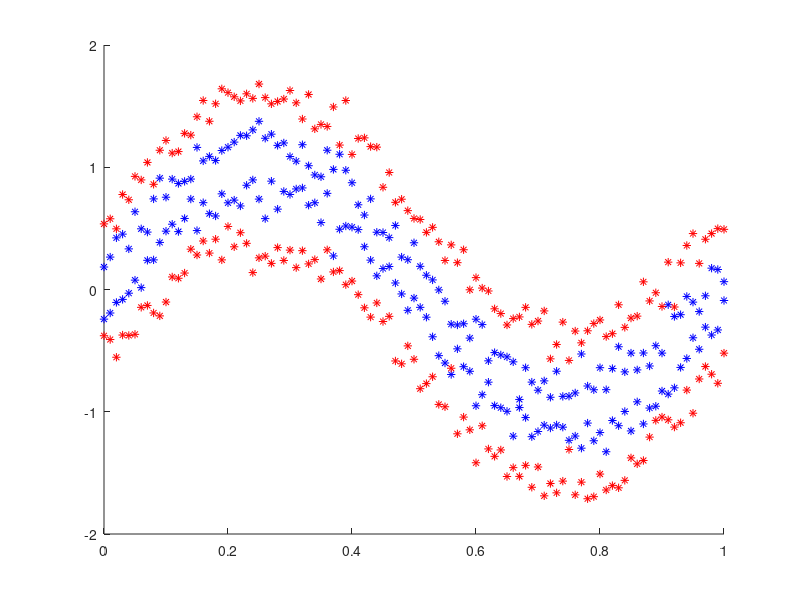

The MATLAB script that drew this image: (Note: this script raises an error after producing the figure.)
%BackPropogation Algorithm for training neural networks

%% Train with MNIST Data
%Ready the data
load mnist_49_3000
[d,n] = size(x);

m = 2000;
X_train = x(:,1:2000);
Y_train = y(1:2000);


X_test = x(:,2001:3000);
Y_test = y(2001:3000);

%Inputs and Outputs
ip = X_train;
op = Y_train;

%% Train with sin data
t1(1,:) = 0:0.01:1;
t1(2,:) = 0:0.01:1;
t1(3,:) = 0:0.01:1;
t1(4,:) = 0:0.01:1;

% Train data
x1(1,:) = sin(2*pi*t1(1,:)) + (0.1*randn(1,length(t1)) + 0.2);
x1(2,:) = sin(2*pi*t1(1,:)) + (0.1*randn(1,length(t1)) - 0.2);
x1(3,:) = sin(2*pi*t1(1,:)) + (0.1*randn(1,length(t1)) + 0.6);
x1(4,:) = sin(2*pi*t1(1,:)) + (0.1*randn(1,length(t1)) - 0.6);

X_train = [x1(1,:), x1(2,:), x1(3,:), x1(4,:);
            t1(1,:), t1(2,:), t1(3,:), t1(4,:)];
Y_train = [ones(1,length(t1(1,:))*2) zeros(1,length(t1(1,:))*2)];

%Test Data
x1(1,:) = sin(2*pi*t1(1,:)) + (0.1*randn(1,length(t1)) + 0.2);
x1(2,:) = sin(2*pi*t1(1,:)) + (0.1*randn(1,length(t1)) - 0.2);
x1(3,:) = sin(2*pi*t1(1,:)) + (0.1*randn(1,length(t1)) + 0.6);
x1(4,:) = sin(2*pi*t1(1,:)) + (0.1*randn(1,length(t1)) - 0.6);

X_test = [x1(1,:), x1(2,:), x1(3,:), x1(4,:);
            t1(1,:), t1(2,:), t1(3,:), t1(4,:)];
Y_test = [ones(1,length(t1(1,:))*2) zeros(1,length(t1(1,:))*2)];

%Visualize the data
figure(1); hold on;
plot(X_train(2,1:202),X_train(1,1:202),'*b');
plot(X_train(2,203:end),X_train(1,203:end),'*r');

[d m] = size(X_train);

ip = X_train;
op = Y_train;

%%
%Define the neural network
n_ip = d;                       %Number of input features
n_op = 1;                       %Number of op layers
n_l = 5;                        %Number of layers including ip and op layer
n_nodes = [n_ip 5 5 5 n_op];    %Number of nodes per layer

alpha = 0.1;            %Learning rate (or) gradient descent step size
lambda = 0.0;           %Regularization constant

NN{1} = n_ip;
NN{2} = n_op;
NN{3} = n_l;
NN{4} = n_nodes;

%% Initialise the neural network

%initiailse the weights
W = cell(1,n_l-1);
b = cell(1,n_l-1);
for i = 1:n_l-1
    W{i} = (rand(n_nodes(i+1),n_nodes(i)) - 0.5 ) / 50;    %small random value 
    b{i} = (zeros(n_nodes(i+1),1) - 0.5 ) / 50;
end

% Sigmoid and its differencial
sig = @(k) (1./(1+exp(-k)));
d_sig = @(k) (sig(k).*(1-sig(k)));


gamma = cell(1,n_l); % Range from 2:n_l
 


iter = 0;
while(1) %Loop till convergence
    %Gradient Descent
    iter = iter+1;
    %Initialise tmp gradients
    d_W = cell(1,n_l-1);
    d_b = cell(1,n_l-1);
    for l = 1:n_l-1
        d_W{l} = zeros(size(W{l}));
        d_b{l} = zeros(size(b{l}));
    end
    
    % Do a forward pass for each data points and backpropogate to find
    % gradients
    for i = 1:m
        [a, z] = forward_pass(W,b,ip(:,i),NN);
        [d_W_tmp d_b_tmp] = backpropagate(W, b, ip(:,i), op(i), NN, a, z, sig, d_sig);
        [d_W_num d_b_num] = numerical_gradients(W, b, ip(:,i), op(i), NN, a, z, sig, d_sig);
        
        for l = 1:n_l-1
            if(norm(d_W_tmp{l} - d_W_num{l}) > 0.00000001)
                sprintf('Gradient Not same')
            end
            if(norm(d_b_tmp{l} - d_b_num{l}) > 0.000001)
                sprintf('Gradient b Not same')
            end
            d_W{l} = d_W{l} + d_W_tmp{l};
            d_b{l} = d_b{l} + d_b_tmp{l};
        end
    end
    
    %Update the wieghts 
    for l = 1:n_l-1
        W{l} = W{l} - alpha*(d_W{l}./m + lambda*W{l});
        b{l} = b{l} - alpha*(d_b{l}./m);
    end
    
    %Check the training error in each step and see if it decreases 
    Y_predict = zeros(1,length(Y_test));
    for i = 1:length(Y_test)
        [a1, z1] = forward_pass(W,b,X_test(:,i),NN);
        Y_predict(i) = ((sign(a1{n_l} - 0.5)/2)) + 0.5;
    end
    training_error = sum(Y_test ~= Y_predict)/length(Y_test)*100

    %Need to implement stopping criterion
    if(iter == 200)
        break;
    end
end

%%

Y_predict = zeros(1,length(Y_test));
for i = 1:404
    [a, z] = forward_pass(W,b,X_test(:,i),NN);
    Y_predict(i) = sign(a{n_l});
end

training_error = sum(Y_test ~= Y_predict)/404*100

